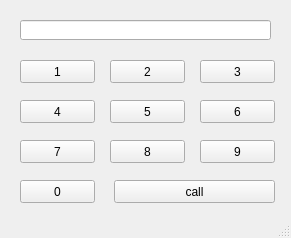
<?xml version="1.0" encoding="UTF-8"?>
<ui version="4.0">
 <class>MainWindow</class>
 <widget class="QMainWindow" name="MainWindow">
  <property name="geometry">
   <rect>
    <x>0</x>
    <y>0</y>
    <width>291</width>
    <height>238</height>
   </rect>
  </property>
  <property name="windowTitle">
   <string>MainWindow</string>
  </property>
  <widget class="QWidget" name="centralwidget">
   <widget class="QLineEdit" name="le">
    <property name="geometry">
     <rect>
      <x>20</x>
      <y>20</y>
      <width>251</width>
      <height>20</height>
     </rect>
    </property>
    <property name="alignment">
     <set>Qt::AlignCenter</set>
    </property>
   </widget>
   <widget class="QPushButton" name="pb1">
    <property name="geometry">
     <rect>
      <x>20</x>
      <y>60</y>
      <width>75</width>
      <height>23</height>
     </rect>
    </property>
    <property name="text">
     <string>1</string>
    </property>
   </widget>
   <widget class="QPushButton" name="pb2">
    <property name="geometry">
     <rect>
      <x>110</x>
      <y>60</y>
      <width>75</width>
      <height>23</height>
     </rect>
    </property>
    <property name="text">
     <string>2</string>
    </property>
   </widget>
   <widget class="QPushButton" name="pb3">
    <property name="geometry">
     <rect>
      <x>200</x>
      <y>60</y>
      <width>75</width>
      <height>23</height>
     </rect>
    </property>
    <property name="text">
     <string>3</string>
    </property>
   </widget>
   <widget class="QPushButton" name="pb4">
    <property name="geometry">
     <rect>
      <x>20</x>
      <y>100</y>
      <width>75</width>
      <height>23</height>
     </rect>
    </property>
    <property name="text">
     <string>4</string>
    </property>
   </widget>
   <widget class="QPushButton" name="pb5">
    <property name="geometry">
     <rect>
      <x>110</x>
      <y>100</y>
      <width>75</width>
      <height>23</height>
     </rect>
    </property>
    <property name="text">
     <string>5</string>
    </property>
   </widget>
   <widget class="QPushButton" name="pb6">
    <property name="geometry">
     <rect>
      <x>200</x>
      <y>100</y>
      <width>75</width>
      <height>23</height>
     </rect>
    </property>
    <property name="text">
     <string>6</string>
    </property>
   </widget>
   <widget class="QPushButton" name="pb7">
    <property name="geometry">
     <rect>
      <x>20</x>
      <y>140</y>
      <width>75</width>
      <height>23</height>
     </rect>
    </property>
    <property name="text">
     <string>7</string>
    </property>
   </widget>
   <widget class="QPushButton" name="pb8">
    <property name="geometry">
     <rect>
      <x>110</x>
      <y>140</y>
      <width>75</width>
      <height>23</height>
     </rect>
    </property>
    <property name="text">
     <string>8</string>
    </property>
   </widget>
   <widget class="QPushButton" name="pb9">
    <property name="geometry">
     <rect>
      <x>200</x>
      <y>140</y>
      <width>75</width>
      <height>23</height>
     </rect>
    </property>
    <property name="text">
     <string>9</string>
    </property>
   </widget>
   <widget class="QPushButton" name="pb0">
    <property name="geometry">
     <rect>
      <x>20</x>
      <y>180</y>
      <width>75</width>
      <height>23</height>
     </rect>
    </property>
    <property name="text">
     <string>0</string>
    </property>
   </widget>
   <widget class="QPushButton" name="pb_call">
    <property name="geometry">
     <rect>
      <x>114</x>
      <y>180</y>
      <width>161</width>
      <height>23</height>
     </rect>
    </property>
    <property name="text">
     <string>call</string>
    </property>
   </widget>
  </widget>
  <widget class="QMenuBar" name="menubar">
   <property name="geometry">
    <rect>
     <x>0</x>
     <y>0</y>
     <width>291</width>
     <height>21</height>
    </rect>
   </property>
  </widget>
  <widget class="QStatusBar" name="statusbar"/>
 </widget>
 <resources/>
 <connections/>
</ui>
